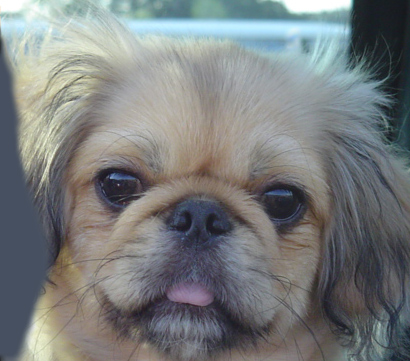
#> input picture assignment1/dog.jpg, 410 x 361 px, found by its file name
$ python hybrid_image.py
#> lines starting #> are read from the running program, lines starting #| are printed output that depends on the picture
### assignment1/gaussconvolve2d.py
from PIL import Image
import numpy as np
import math
from scipy import signal
from gauss1d import gauss1d
from gauss2d import gauss2d


def gaussconvolve2d(array, sigma):
    if sigma > 0:
        try:
            gauss2d_filter = gauss2d(sigma)

            convolve_array = signal.convolve2d(array, gauss2d_filter, 'same')

            # dog_image = Image.open('/dog.jpg')
            # dog_image.show()

            # print("test -", list(np.asarray(dog_image)))

            return convolve_array


        except ValueError:
            print("Sigma is negative")


# calling functions

dog_image = Image.open('/Users/gautamsoni/Desktop/CPSC 425/assignment1/dog.jpg')
#> dog_image is the input picture: PIL image 410x361 RGB; mean R, G, B 121.2, 124.5, 125
dog_image.show()
dog_image_grey = dog_image.convert("L")
dog_image_array = np.asarray(dog_image_grey)
# gaussconvolve2d(dog_image_array, 7)

gauss_dog = gaussconvolve2d(dog_image_array, 7)

new_dog = Image.fromarray(gauss_dog.astype('uint8'))
new_dog.save('/Users/gautamsoni/Desktop/CPSC 425/assignment1/new_dog_coloured.jpg')
new_dog.show()

r, g, b = dog_image.split()

b_array = np.asarray(b)
g_array = np.asarray(g)
r_array = np.asarray(r)

b_gauss = gaussconvolve2d(b_array, 7)[:,:,np.newaxis]
g_gauss = gaussconvolve2d(g_array, 7)[:,:,np.newaxis]
r_gauss = gaussconvolve2d(r_array, 7)[:,:,np.newaxis]

print(b_gauss.shape)
#| (361, 410, 1)
print(g_gauss.shape)
#| (361, 410, 1)
print(r_gauss.shape)
#| (361, 410, 1)

new_blurr_dog = np.concatenate((r_gauss, g_gauss, b_gauss), axis=2)

print(new_blurr_dog.shape)
#| (361, 410, 3)

blurr_dog_image = Image.fromarray(new_blurr_dog.astype('uint8'))
blurr_dog_image.show()

### assignment1/gauss1d.py
# from PIL import Image
import numpy as np
import math
from scipy import signal


# paramenter: Sigma -> dimension of array matrix
# return a numpy array with dimension n

def gauss1d(sigma):
    if sigma > 0:  # check if sigma is greater than 0
        try:

            array_length = int(math.ceil(float(sigma) * 6))

            if (array_length % 2 == 0):
                array_length += 1

            centre = array_length / 2
            # print("Center - ", centre)

            array = np.arange(-centre + 1, centre + 1)

            array = np.floor(array)
            # print("Floor array -  ", array)

            result = np.exp(-1 * (array ** 2) / (2 * sigma ** 2))

            result = result / np.sum(result)
            # print("Normalized result - ", result)

            return result

        except ValueError:
            print("Sigma is a negative ")


# [5 lines of commented-out code are left out]

### assignment1/gauss2d.py
import numpy as np
import math
from scipy import signal
from gauss1d import gauss1d


def gauss2d(sigma):
    g2d_array = gauss1d(sigma)[np.newaxis]
    #print("G2D array - ", g2d_array)

    g2d_array_transpose = g2d_array.T
    #print("G2D array transpose - ", g2d_array_transpose)

    result = signal.convolve2d(g2d_array, g2d_array_transpose)
    #print("Result - ", result)

    return result


# Running function
gauss2d(0.5)

gauss2d(1)

### assignment1/hybrid_image.py
from PIL import Image
import numpy as np
import math
from scipy import signal
from gauss1d import gauss1d
from gauss2d import gauss2d
from gaussconvolve2d import gaussconvolve2d

# [18 lines of commented-out code are left out]

dog_image = Image.open('/Users/gautamsoni/Desktop/CPSC 425/assignment1/hw1/4a_bird.bmp')
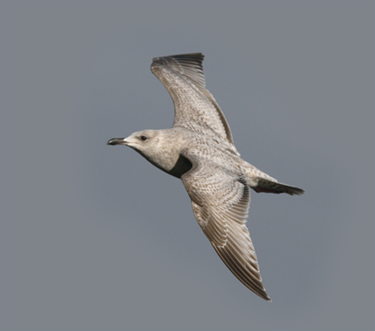
#> input picture assignment1/hw1/4a_bird.bmp, 375 x 331 px, found by its file name
#> dog_image is the input picture: PIL image 375x331 RGB; mean R, G, B 127.7, 131.3, 136.8
dog_image.show()

sigma = 2
r, g, b = dog_image.split()
#> r: PIL image 375x331 L
#> g: PIL image 375x331 L
#> b: PIL image 375x331 L

b_array = np.asarray(b)
g_array = np.asarray(g)
r_array = np.asarray(r)

b_gauss = gaussconvolve2d(b_array, sigma)[:,:,np.newaxis]
g_gauss = gaussconvolve2d(g_array, sigma)[:,:,np.newaxis]
r_gauss = gaussconvolve2d(r_array, sigma)[:,:,np.newaxis]

new_blurr_dog = np.concatenate((r_gauss, g_gauss, b_gauss), axis=2)
#> new_blurr_dog: shape (331, 375, 3) float64

blurr_dog_image = Image.fromarray(new_blurr_dog.astype('uint8'))
#> blurr_dog_image: PIL image 375x331 RGB
blurr_dog_image.show()

# Part 2.2

cat_image = Image.open("/Users/gautamsoni/Desktop/CPSC 425/assignment1/hw1/4b_plane.bmp")
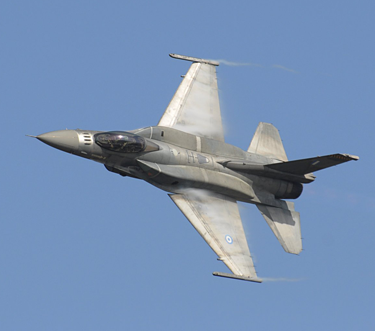
#> input picture assignment1/hw1/4b_plane.bmp, 375 x 331 px, found by its file name
#> cat_image is the input picture: PIL image 375x331 RGB; mean R, G, B 119.8, 145, 180.2
cat_image.show()

cat_image_array = np.asarray(cat_image)

r_cat, g_cat, b_cat = cat_image.split()
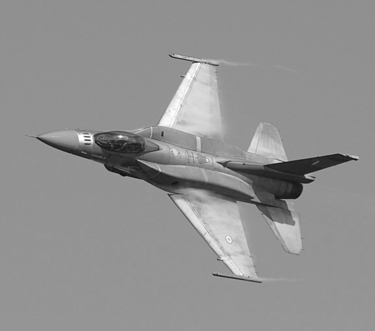
#> g_cat: PIL image 375x331 L; min 14, max 255, mean 145
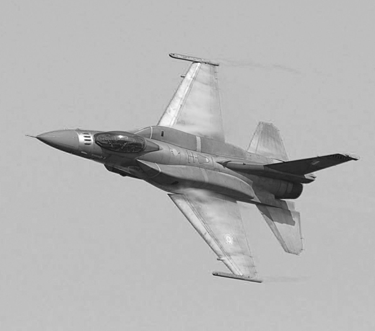
#> b_cat: PIL image 375x331 L; min 15, max 255, mean 180.2

b_array_cat = np.asarray(b_cat)
g_array_cat = np.asarray(g_cat)
r_array_cat = np.asarray(r_cat)

b_gauss_cat = gaussconvolve2d(b_array_cat, sigma)[:,:,np.newaxis]
g_gauss_cat = gaussconvolve2d(g_array_cat, sigma)[:,:,np.newaxis]
r_gauss_cat = gaussconvolve2d(r_array_cat, sigma)[:,:,np.newaxis]
#> in gaussconvolve2d (call 10), `convolve_array = signal.convolve2d(array, gauss2d_filter, 'same')`:
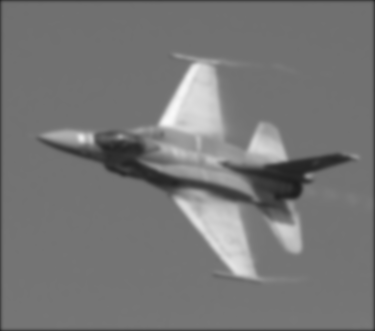
#> convolve_array: shape (331, 375) float64; min 28.9, max 249.4, mean 118.7

new_blurr_cat = np.concatenate((r_gauss_cat, g_gauss_cat, b_gauss_cat), axis=2)

new_blurr_cat_image = Image.fromarray(new_blurr_cat.astype('uint8'))
new_blurr_cat_image.show()

high_frequency_cat = np.subtract(cat_image_array,new_blurr_cat)

high_frequency_cat_image = Image.fromarray(high_frequency_cat.astype('uint8') + 128)
high_frequency_cat_image.show()

# Part 2.3

hybrid_image_array = np.add(high_frequency_cat, new_blurr_dog)
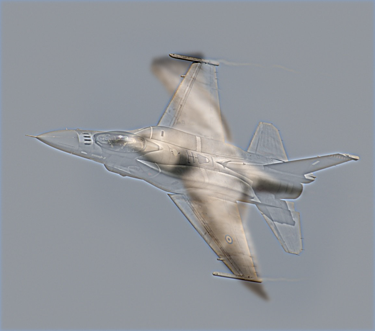
#> hybrid_image_array: shape (331, 375, 3) float64; mean R, G, B 127.6, 131.4, 137.3; drawn with min black and max white

hybrid_image = Image.fromarray(hybrid_image_array.astype('uint8'))
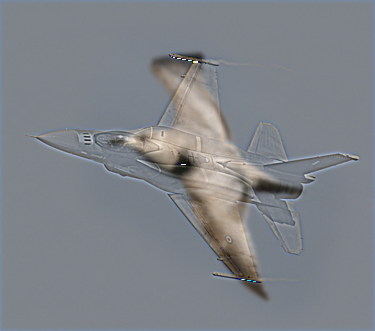
#> hybrid_image: PIL image 375x331 RGB; mean R, G, B 127.2, 131, 136.9
hybrid_image.show()
